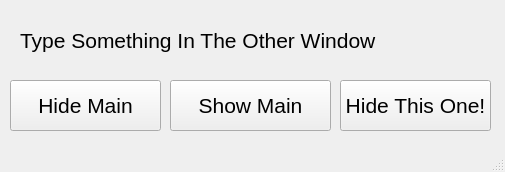
<?xml version="1.0" encoding="UTF-8"?>
<ui version="4.0">
 <class>SecondWindow</class>
 <widget class="QMainWindow" name="SecondWindow">
  <property name="geometry">
   <rect>
    <x>0</x>
    <y>0</y>
    <width>505</width>
    <height>172</height>
   </rect>
  </property>
  <property name="windowTitle">
   <string>MainWindow</string>
  </property>
  <widget class="QWidget" name="centralwidget">
   <widget class="QLabel" name="label">
    <property name="geometry">
     <rect>
      <x>20</x>
      <y>10</y>
      <width>471</width>
      <height>61</height>
     </rect>
    </property>
    <property name="font">
     <font>
      <pointsize>16</pointsize>
     </font>
    </property>
    <property name="text">
     <string>Type Something In The Other Window</string>
    </property>
   </widget>
   <widget class="QPushButton" name="pushButton">
    <property name="geometry">
     <rect>
      <x>10</x>
      <y>80</y>
      <width>151</width>
      <height>51</height>
     </rect>
    </property>
    <property name="font">
     <font>
      <pointsize>16</pointsize>
     </font>
    </property>
    <property name="text">
     <string>Hide Main</string>
    </property>
   </widget>
   <widget class="QPushButton" name="pushButton_2">
    <property name="geometry">
     <rect>
      <x>170</x>
      <y>80</y>
      <width>161</width>
      <height>51</height>
     </rect>
    </property>
    <property name="font">
     <font>
      <pointsize>16</pointsize>
     </font>
    </property>
    <property name="text">
     <string>Show Main</string>
    </property>
   </widget>
   <widget class="QPushButton" name="pushButton_3">
    <property name="geometry">
     <rect>
      <x>340</x>
      <y>80</y>
      <width>151</width>
      <height>51</height>
     </rect>
    </property>
    <property name="font">
     <font>
      <pointsize>16</pointsize>
     </font>
    </property>
    <property name="text">
     <string>Hide This One!</string>
    </property>
   </widget>
  </widget>
  <widget class="QMenuBar" name="menubar">
   <property name="geometry">
    <rect>
     <x>0</x>
     <y>0</y>
     <width>505</width>
     <height>21</height>
    </rect>
   </property>
  </widget>
  <widget class="QStatusBar" name="statusbar"/>
 </widget>
 <resources/>
 <connections/>
</ui>
